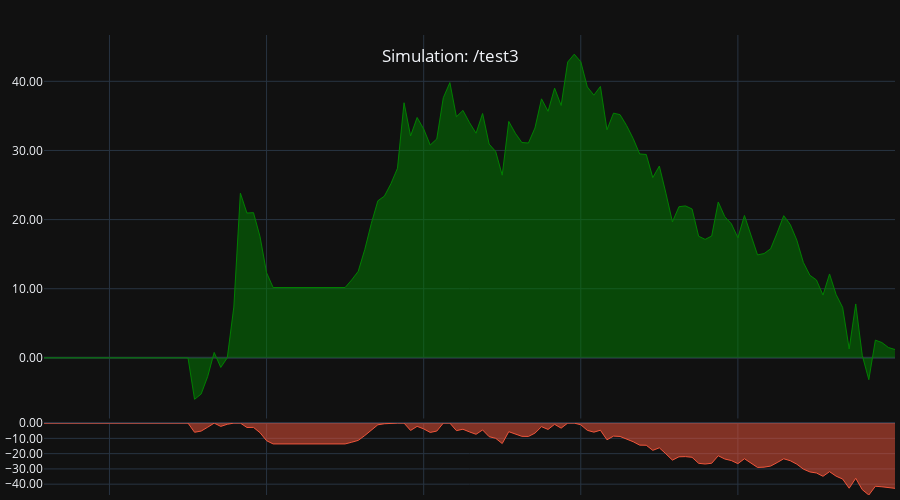
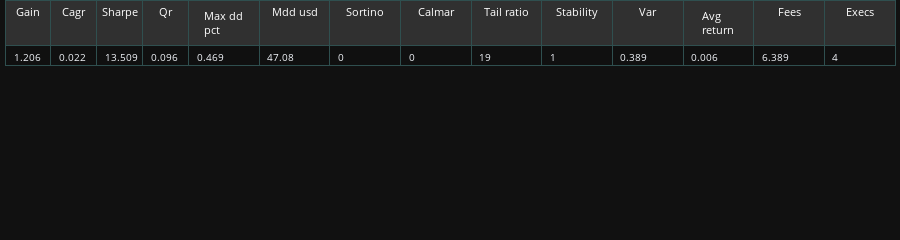

Write notebook code for charts like these, in order.
### Code cell
tearsheet(rep, False)

### Figure 1 — Plotly figure (JSON) as saved in the notebook; plotly's stock layout.template omitted (floating-point values rounded to 4 significant figures; data arrays with more than 128 entries replaced by an {"elided": "..."} marker saying what was removed)
{"data": [{"fill": "tozeroy", "line": {"color": "green", "width": 1}, "mode": "lines", "name": "Total_PnL", "type": "scatter", "uid": "e3218ddf-5f16-4ee9-bcbc-abcecde94616", "x": {"elided": "131 str values"}, "xaxis": "x", "y": {"elided": "131 float values"}, "yaxis": "y"}, {"fill": "tozeroy", "line": {"width": 1}, "mode": "lines", "name": "Drawdown_1", "type": "scatter", "uid": "d27a6618-77ad-4268-871b-9364d94adfa1", "x": {"elided": "131 str values"}, "xaxis": "x", "y": {"elided": "131 float values"}, "yaxis": "y2"}], "layout": {"dragmode": "zoom", "height": 500, "hoverdistance": 1000, "hovermode": "x unified", "margin": {"b": 5, "l": 5, "r": 5, "t": 35}, "modebar": {"add": ["drawline", "drawopenpath", "drawrect", "eraseshape"]}, "newshape": {"line": {"color": "yellow", "width": 1}}, "showlegend": false, "title": {"text": " Simulation: /test3", "x": 0.5, "xanchor": "center", "y": 0.9, "yanchor": "top"}, "xaxis": {"anchor": "y", "domain": [0, 1], "hoverformat": "%d-%b-%y %H:%M", "matches": "x2", "rangeslider": {"visible": false}, "showspikes": true, "showticklabels": false, "spikecolor": "#306020", "spikedash": "dot", "spikemode": "across", "spikesnap": "cursor", "spikethickness": 1}, "xaxis2": {"anchor": "y2", "domain": [0, 1], "showspikes": true, "spikecolor": "#306020", "spikedash": "dot", "spikemode": "across", "spikesnap": "cursor", "spikethickness": 1}, "yaxis": {"anchor": "x", "domain": [0.1663, 1], "hoverformat": ".2f", "spikecolor": "#306020", "spikesnap": "cursor", "spikethickness": 1, "tickformat": ".2f"}, "yaxis2": {"anchor": "x2", "domain": [0, 0.1563], "range": [-47.08, 0], "spikecolor": "#306020", "spikesnap": "cursor", "spikethickness": 1, "tickformat": ".2f"}}}

### Figure 2 — Plotly figure (JSON) as saved in the notebook; plotly's stock layout.template omitted (floating-point values rounded to 4 significant figures)
{"data": [{"cells": {"align": ["center", "left"], "fill": {"color": "#101010"}, "font": {"size": 10}, "line": {"color": "darkslategray"}, "values": [1.206, 0.022, 13.51, 0.096, 0.469, 47.08, 0, 0, 19, 1, 0.389, 0.006, 6.389, 4]}, "columnwidth": [130, 130, 130, 130, 200], "header": {"fill": {"color": "#303030"}, "font": {"color": "white", "size": 11}, "line": {"color": "darkslategray"}, "values": ["Gain", "Cagr", "Sharpe", "Qr", "Max dd pct", "Mdd usd", "Sortino", "Calmar", "Tail ratio", "Stability", "Var", "Avg return", "Fees", "Execs"]}, "type": "table", "uid": "5c3f0aed-aa4f-4263-93f8-afec545725a5"}], "layout": {"height": 80, "margin": {"b": 1, "l": 5, "r": 5, "t": 0}}}
